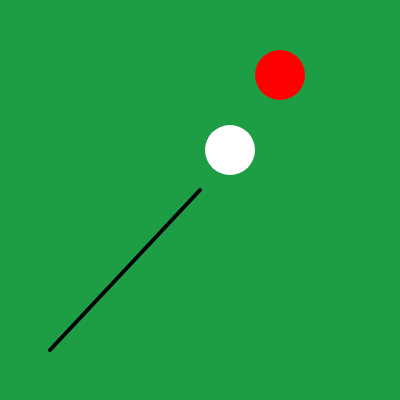
Frame 1 (no input)
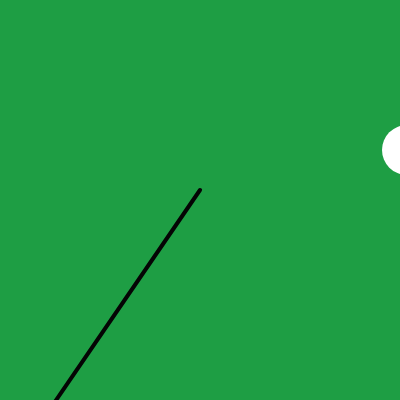
Frame 60 (no input)
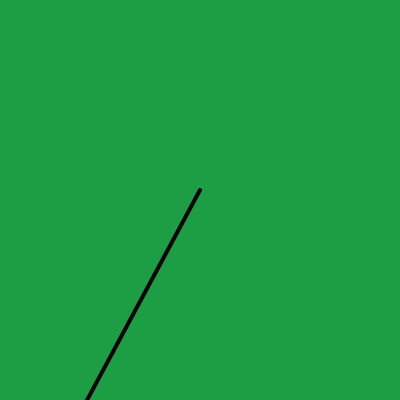
Frame 120 (the mouse pressed at the canvas centre since frame 60)

The p5.js sketch that drew these frames (run headless with seeded random() and noise() and a simulated clock; from frame 60 on, the mouse is pressed at the canvas centre):

// p5.js sketch
// ── sketch.js
/* 
Exxample that uses variables instead of hard-coded values.
Created by Dawn C. Hayes March 2017
Modified by Luis Medina Triana, May 2017 
*/

var circX; // delcared variable for circle x coordinate.
circX = 230; // assign a value to a variable. the name and value is determined by the creator. in this case, the value is 200.

var circY;   // delcared variable for circle y coordinate.
circY = 150; // assign a value to circleY. 

// var circStroke = 0; // assign a value to set the grayscale color for the circle's outline. 

var circR = 255; // r value for circle 1 background in an RGB format
var circG = 255; // g value for circle 1 background in an RGB format
var circB = 255; // b value for circle 1 background in an RGB format

var circH = 255; // h value for circle 2 background in an RGB format
var circS = 0; // s value for circle 2 background in an RGB format
var circV = 0; // v value for circle 2 background in an RGB format

var circSize = 50; // a value for the circle's width and height.

var canvR = 30; // r value for canvas background in an RGB format
var canvG = 158;// g value for canvas background in an RGB format
var canvB = 68;// b value for canvas background in an RGB format

var linX1;// delcared variable for line x1 coordinate.
linX1= 50;// assign a value to linX1. 

var linY1;// delcared variable for line y1 coordinate.
linY1=350;// assign a value to linY1. 

var linX2;// delcared variable for line x2 coordinate.
linX2=200;// assign a value to linX2. 

var linY2;// delcared variable for line y2 coordinate.
linY2=190;// assign a value to linY2. 

var lineStroke=4; // delcared variable for line stroke

function setup() { // set ups the canvas
	createCanvas(400, 400);// draw canvas at 400x400px
}


function draw() {// draws 
	background(canvR,canvG,canvB); // reffering to the variables canvR,canvG,canvB for the RGB value

	
	strokeWeight(lineStroke)//  reffering to the lineStroke variable
	stroke(lineStroke);//  reffering to the lineStroke variable
	line(linX1,linY1,linX2,linY2);//  reffering to the variables linX1,linY1,linX2,linY2
	
	
	noStroke();//  no stroke is applied to the circle 1
	fill(circR, circG, circB); // reffering to the variables circR, circG, circB for the RGB value

	ellipse(circX, circY, circSize, circSize); // reffering to the variables circX, circY, circSize, circSize for the ellipse coordinates and size value
	
	noStroke();//  no stroke is applied to the circle 2
	fill(circH, circS, circV); // reffering to the variables circH, circS, circV for the RGB value
	ellipse(circX + 50, circY - 75, circSize, circSize); // reffering to the variables circX, circY, circSize, circSize for the ellipse coordinates and size value and also updating the location
	
	circX = circX + 3;// reffering to the variable circX and adding an extra 3px to make the illustration move
	linY1=linY1+1,linY2+1;// in the draw() loop, this statement will increment the value of circX by 3.
					   // this gives the appearance of animation that draws the ellipse at circX + 3 each time the code is completed. 
					   // it will then draw the ellipse at the new location after the code is executed. 
					   // this statement also introduces an incrementor, +, that takes a value, adds it to another and assigns it to the variable. 

}
